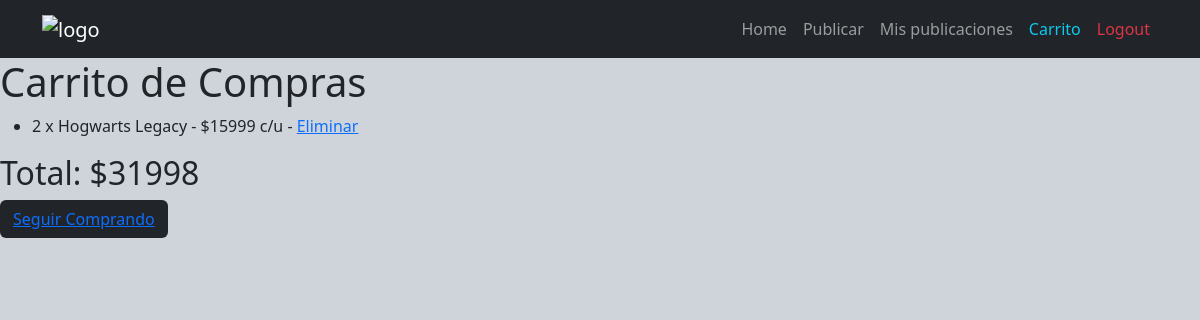
The page /carrito/ (signed in) on the database its author committed.
### prod/models.py (models this page shows, shortened)
class ElementoCarrito(models.Model):
    carrito = models.ForeignKey(Carrito, on_delete=models.CASCADE, related_name='elementos')
    producto = models.ForeignKey('Producto', on_delete=models.CASCADE)
    cantidad = models.PositiveIntegerField(default=1)

class Producto(models.Model):
    nombre = models.CharField(max_length=30)
    descripcion = models.TextField(max_length=500)
    precio = models.IntegerField()
    categoria = models.ForeignKey(Categoria,on_delete=models.CASCADE)
    imagen = models.ImageField(upload_to="imagenes")
    user = models.ForeignKey(User,on_delete=models.CASCADE, default=1)

### prod/views.py (the view)
# urls.py: path('carrito/', views.ver_carrito, name='ver_carrito'),
@login_required
def ver_carrito(request):
    carrito, created = Carrito.objects.get_or_create(usuario=request.user)
    total = sum(elemento.producto.precio * elemento.cantidad for elemento in carrito.elementos.all())
    return render(request, 'carrito.html', {'carrito': carrito, 'total': total})

### prod/templates/carrito.html (shortened to what this page needs)
{% extends 'base.html' %}
{% block content %}
<html>
<head>
</head>
<body>
    <h1>Carrito de Compras</h1>
    <ul>
        {% for elemento in carrito.elementos.all %}
            <li>{{ elemento.cantidad }} x {{ elemento.producto.nombre }} -
                ${{ elemento.producto.precio }} c/u -
                <a href="{% url 'eliminar_del_carrito' elemento.id %}">Eliminar</a>
            </li>
        {% endfor %}
    </ul>
    <h2>Total: ${{ total }}</h2>
    <button class="btn bg-dark"><a href="{% url 'home' %}">Seguir Comprando</a></button>
</body>
</html>
{% endblock %}

### rows shown on the page
ElementoCarrito: cantidad "2", producto.nombre "Hogwarts Legacy", producto.precio "15999"

### other values the page prints
{{ total }} "31998"
